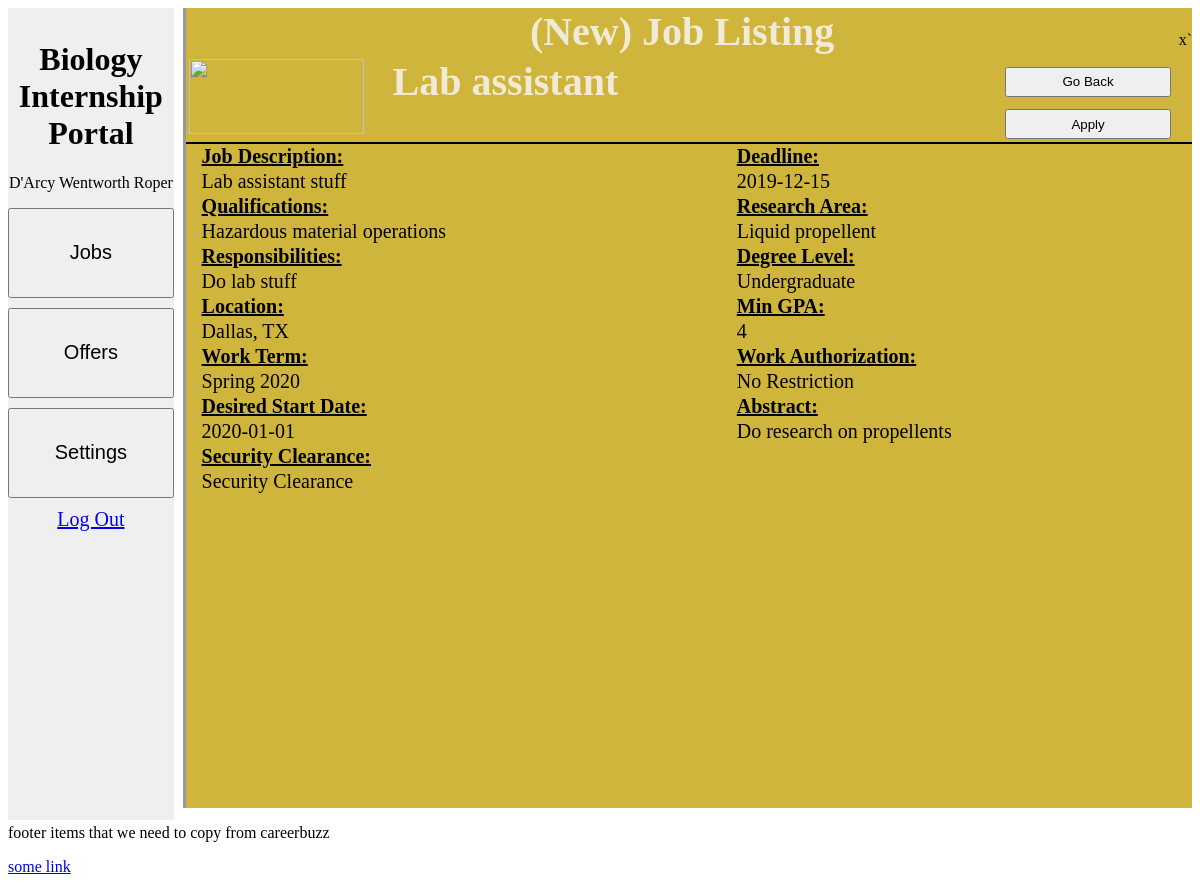
The app's page /views/student_job_view.php?id=12 with its own data.
### tables this page shows
CREATE TABLE `job_posting_table` (
  `job_id` int(11) NOT NULL,
  `employer_id` varchar(30) NOT NULL,
  `job_title` varchar(100) NOT NULL,
  `active_application_count` int(11) NOT NULL DEFAULT 0,
  `post_date` date NOT NULL,
  `expire_date` date NOT NULL,
  `start_date` date NOT NULL,
  `job_description` text NOT NULL,
  `qualifications` text NOT NULL,
  `responsibility` text NOT NULL,
  `location` text NOT NULL,
  `work_term` text NOT NULL,
  `research_area` text NOT NULL,
  `degree_level` enum('Undergraduate','Graduate','Other','') NOT NULL,
  `min_gpa` float NOT NULL,
  `work_authorization` enum('No Restriction','US Citizen','Other','') NOT NULL,
  `icon_id` int(11) NOT NULL,
  `abstract` text NOT NULL,
  `security_clearance` text NOT NULL
);

### views/student_job_view.php (the view, shortened to what this page needs)
<!DOCTYPE html>
<html>
<head>
<link rel="stylesheet" href="users.css"/>
<link rel="stylesheet" href="view_job_listing.css"/>
</head>
<body>
<?php
	$id = $_GET['id'];
    $dbhost = 'localhost:3306';
    $dbuser = 'portal_user';
    $dbpass = 'portal-password';
    $conn = mysqli_connect($dbhost, $dbuser, $dbpass, 'BioInternshipPortal_db');
    $sql = "SELECT * FROM job_posting_table where job_id = ".$id;
    $retval = mysqli_query( $conn, $sql);
    $row = mysqli_fetch_assoc($retval);
?>
<div style="width: 100%; height: 100vh;min-width: 500px;" id = "container">
	<div id = "row">
		<div id = "sidePanel" class="sidebar">
			<h1>Biology Internship Portal</h1>
            <p>D'Arcy Wentworth Roper</p>
						<button onclick="window.location.href='student_jobs_page.php'" class="sidePanelRow">Jobs</button>
						<button onclick="window.location.href='student_offers.php'" class="sidePanelRow">Offers</button>
						<button onclick="window.location.href='student_settings.php'" class="sidePanelRow">Settings</button>
			<a href="BIP_login.php" style = "margin-top: 30px;" class="button">Log Out </a>
		</div>
		<div id = "infoPanel" class = "mainScreen">
			<div style="display: table; border-collapse: collapse; width: 100%;">
				<h1 style="font-size: 40px; color: #F0EAD6; display: table-cell; width: 100%; text-align: center;">&#40New&#41 Job Listing</h1>x`
			</div>
			<?php
			$sql = 'SELECT company_name FROM user_table WHERE user_id ='.$row['employer_id'];
		    $company_name_query = mysqli_query($conn, $sql);
		    if ($company_name_query) {
		        $result = mysqli_fetch_assoc($company_name_query);
		        $company_name = $result['company_name'];
		    } else {
		        $company_name = "Thermo Fisher Scientific";
		    }
			echo '
			<div style = "display: table; width: 100%;">
				<table style="width:100%; border-bottom: 2px solid black;">
					<tr>
						<td rowspan="2" style="width: 200px;">
							<img style = "height: 75px; width: 175px;" src="get_image.php?id='.$row['icon_id'].'"/>
						</td>
						<td>
							<label style="width: 90%; height: 30px;font-weight: bold; font-size: 40px;">'.$row['job_title'].'</label>
						</td>
						<td>
							<button onclick="window.location.href="student_jobs_page.php"" style="width: 90%; height: 30px;">Go Back</button>
						</td>
					</tr>
					<tr>
						<td>
							<label style="width: 90%; height: 30px;font-weight: bold; font-size: 40px;">'.$company_name.'</label>
						</td>
						<td>
							<button id="popup" onclick="div_show()" style="width: 90%; height: 30px;">Apply</button>
						</td>
					</tr>
				</table>
			</div>
						<input type="hidden" id="job_id" name="job_id" value='.$id.'>
			<div class="jobDetails">
				<table>
					<tr class="header">
						<td><label style="font-weight: bold; font-size: 20px; text-decoration: underline; ">Job Description:</label></td>
						<td>
							<label style="font-weight: bold; font-size: 20px; text-decoration: underline; ">Deadline:</label>
						</td>
					</tr>
					<tr>
						<td><label>'.$row['job_description'].'</label></td>
						<td>
							<label>'.$row['expire_date'].'</label></td>
					</tr>
					<tr>
						<td><label style="font-weight: bold; font-size: 20px; text-decoration: underline; ">Qualifications:</label></td>
						<td><label style="font-weight: bold; font-size: 20px; text-decoration: underline; ">Research Area:</label></td>
					</tr>
					<tr>
						<td><label>'.$row['qualifications'].'</label></td>
						<td>
							<label>'.$row['research_area'].'</label>
						</td>
					</tr>
					<tr>
						<td><label style="font-weight: bold; font-size: 20px; text-decoration: underline; ">Responsibilities:</label></td>
						<td><label style="font-weight: bold; font-size: 20px; text-decoration: underline; ">Degree Level:</label></td>
					</tr>
					<tr>
						<td><label>'.$row['responsibility'].'</label></td>
						<td>
							<label>'.$row['degree_level'].'</label>
						</td>
					</tr>
					<tr>
						<td><label style="font-weight: bold; font-size: 20px; text-decoration: underline; ">Location:</label></td>
						<td><label style="font-weight: bold; font-size: 20px; text-decoration: underline; ">Min GPA:</label></td>
					</tr>
					<tr>
						<td><label>'.$row['location'].'</label></td>
						<td>
							<label>'.$row['min_gpa'].'</label>
						</td>
					</tr>
					<tr>
						<td><label style="font-weight: bold; font-size: 20px; text-decoration: underline; ">Work Term:</label></td>
						<td><label style="font-weight: bold; font-size: 20px; text-decoration: underline; ">Work Authorization:</label></td>
					</tr>
					<tr>
						<td><label>'.$row['work_term'].'</label</td>
						<td><label>'.$row['work_authorization'].'</label></td>
					</tr>
					<tr>
						<td><label style="font-weight: bold; font-size: 20px; text-decoration: underline; ">Desired Start Date:</label></td>
						<td><label style="font-weight: bold; font-size: 20px; text-decoration: underline; ">Abstract:</label></td>
					</tr>
					<tr>
						<td><label>'.$row['start_date'].'</label></td>
						<td>
							<label style="text-w">'.$row['abstract'].'</label>
						</td>
					</tr>
					<tr>
						<td>
							<label style="font-weight: bold; font-size: 20px; text-decoration: underline; ">
								Security Clearance:
							</label>
						</td>
					</tr>
					<tr>
						<td>
							<label>'.$row['security_clearance'].'</label>
						</td>
					</tr>
				</table>
			</div>'
			?>
		</div>
	</div>
</div>
<div class="footer">
	<p>footer items that we need to copy from careerbuzz</p>
	<a href="somelink.edu">some link</a>
</div>
</body>
</html>

### views/users.css (style rules this page uses)
#container { display: table; }
#row { display: table-row; }
.sidebar { float: left; height: 100%; width: 14%; text-align: center; padding-top: 1%; background-color: buttonFace; display: table-cell; }
.sidebar button { width: 100%; vertical-align: center; height: 90px; font-size: 20px; margin-bottom: 10px; }
label { color: #F0EAD6; font-style: bold; font-size: 20px; }
a.button { width: 100%; vertical-align: center; height: 90px; font-size: 20px; margin-bottom: 10px; }
.mainScreen { float: right; height: 100%; width: 85%; background-color: #CFB53B; border-left: 3px solid #989898; display: table-cell; }
.footer { width: 100%; background-color: #FFFFFF; bottom: 0; position: relative; }

### views/view_job_listing.css (style rules this page uses)
.jobDetails table { width: 100%; border-collapse: collapse; box-sizing: border-box; margin-left: 15px; }
.jobDetails label { color: black; }
.jobDetails tr { margin-top: 15px; }

### records on screen
job_posting_table: job_title "Lab assistant", job_description "Lab assistant stuff", expire_date "2019-12-15", qualifications "Hazardous material operations", research_area "Liquid propellent", responsibility "Do lab stuff", degree_level "Undergraduate", location "Dallas, TX", min_gpa "4", work_term "Spring 2020", work_authorization "No Restriction", start_date "2020-01-01", abstract "Do research on propellents", security_clearance "Security Clearance"
